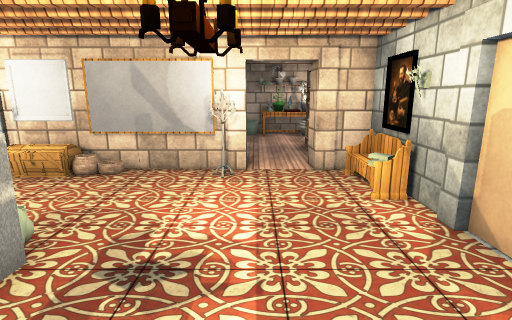
[1] (above)

15 first-person views from a walk through a scene from a Unity 3-D project. The camera is 1.5 m above the floor, tilts 12° down and sees 80° across. The floor is counted in squares, 0.6 m on a side. Each view is taken from the middle of a square. On the plan, view 1 faces up. The plan holds only what a view shows up to about 19 squares ahead; the rest is blank. The player is left out. Door leaves are left out, so doorways stand open. Some surface patterns are stand-ins.

[2]
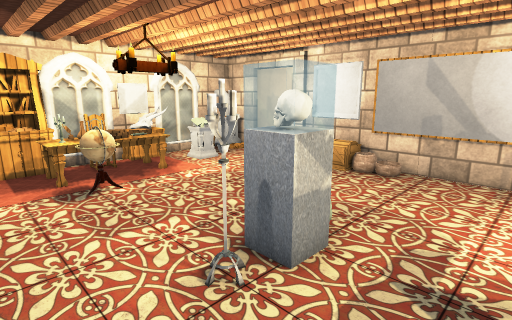

[3]
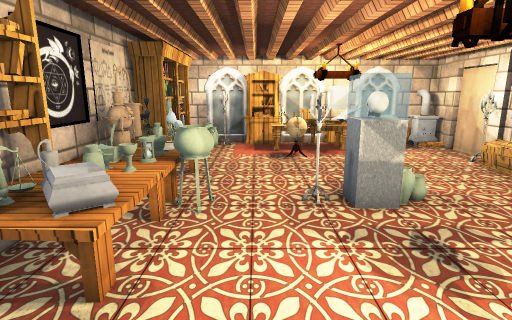

[4]
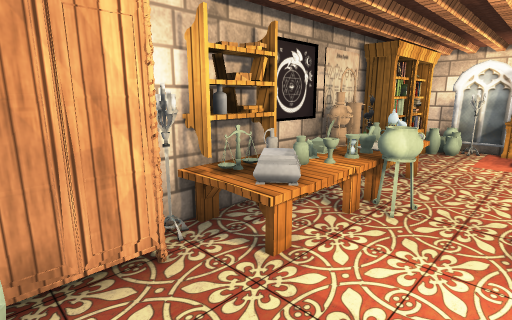

[5]
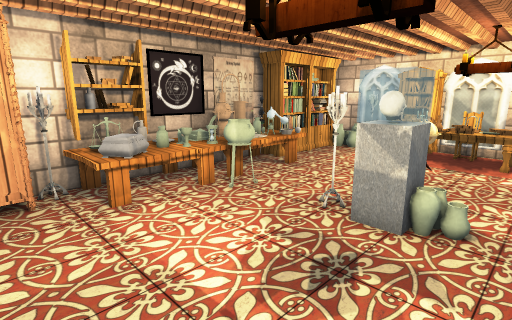

[6]
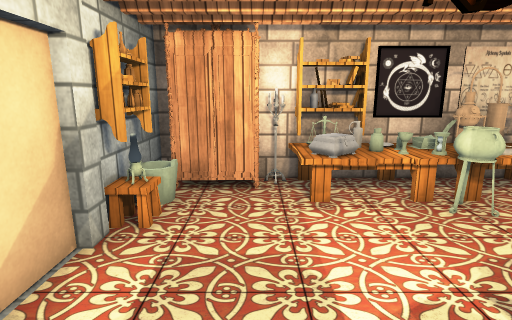

[7]
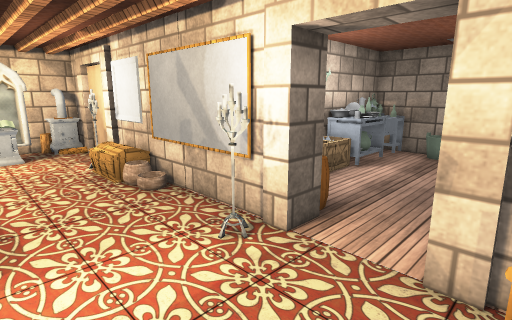

[8]
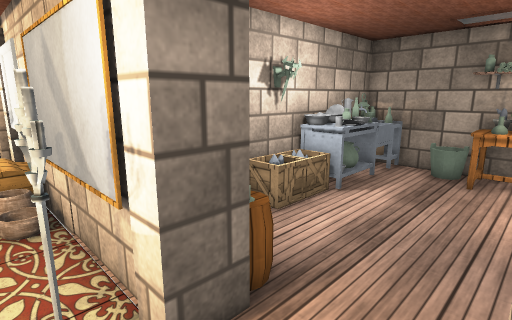

[9]
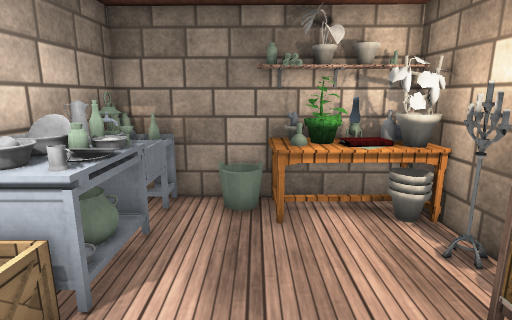

[10]
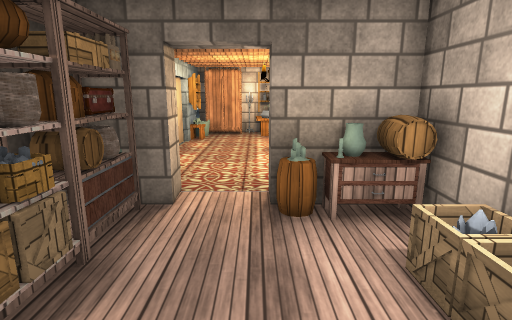

[11]
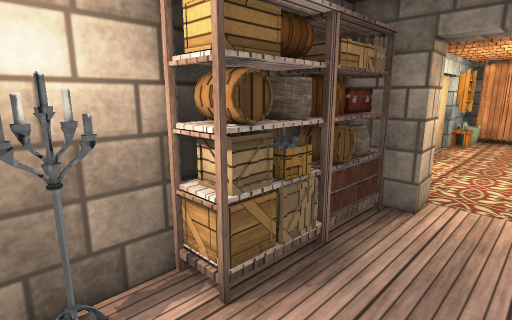

[12]
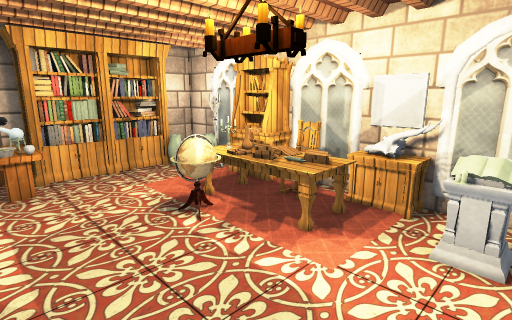

[13]
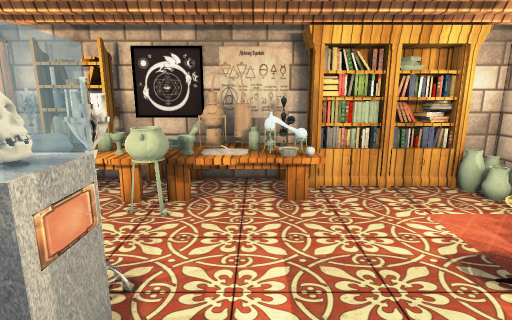

[14]
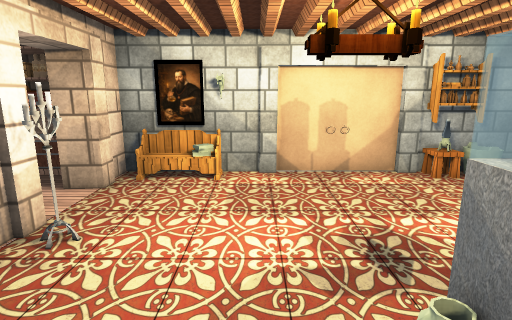

[15]
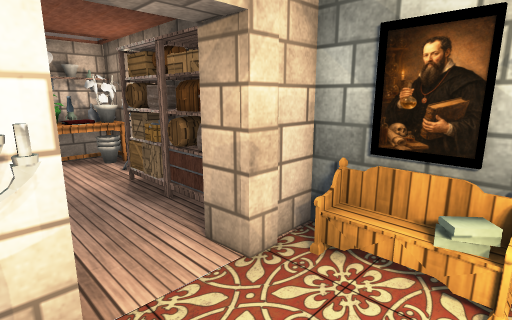

### Floor plan
Key: @ floor where view 1 was taken; # wall or solid block; x gap in a wall; . floor; D open door; = window, fence, low wall or low ledge; O other object.
Columns run from 13 left of view 1 to 4 right of it. Each row starts with its distance up from view 1.
 21           #
 20           OO#OOOO#
 19           OO.OOOO#
 18           OO....##
 17           OO....##
 16          #OO....O#
 15          #OO....O#
 14          #O.....O#
 13          # .O...O#
 12          ##OO=..O#
 11          ####DDD##
 10 OO############.###
  9 #O..............O#
  8 #OO.............OO
  7 #OO..............O
  6 #O...............#
  5 #OOO.....O.......#
  4 #OOO.....O=......#
  3 #OOOO....x.......#
  2 OOOOO............#
  1 OO...............#
  0 #.....O..OO..@..OO
 -1 ##...OOOOOOOOO..OO
 -2 #OOOOOOOOOOOOOOOO#
 -3 ##OO#OOO####O##O##

Positions as (right, up) in squares from view 1, and headings:
1: (0, 0), facing up
2: (-1, 0), facing up-left
3: (3, 1), facing left
4: (3, 2), facing down-left
5: (2, 6), facing down-left
6: (1, 6), facing down
7: (3, 6), facing up-left
8: (2, 9), facing up-left
9: (0, 13), facing up
10: (0, 18), facing down
11: (0, 18), facing down-right
12: (-6, 8), facing down-left
13: (-6, 6), facing down
14: (-6, 6), facing right
15: (-1, 7), facing up-right
